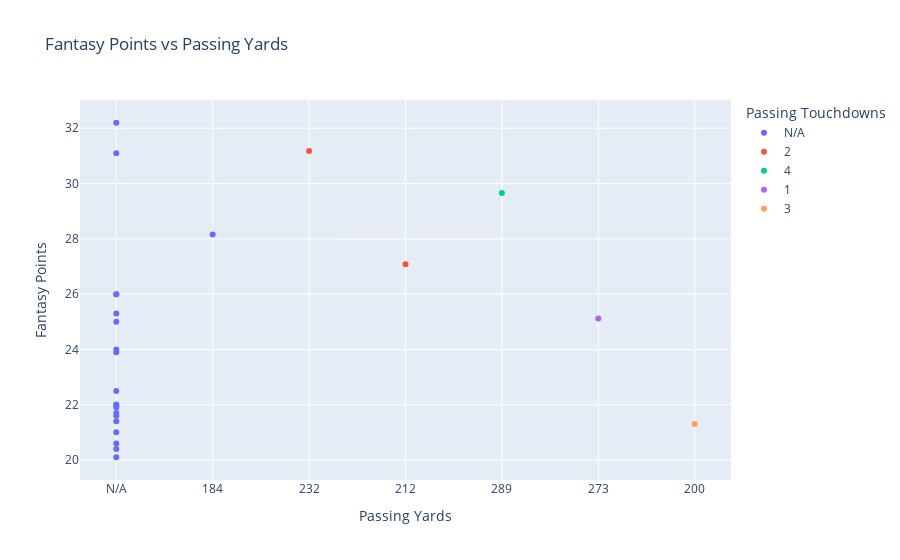

The code cell stored with this chart in its notebook:
### Code cell
chart = px.scatter(
    clean_nfl_df(tables), 
    x='Pass Yds', 
    y='Fan Pts', 
    color='Pass TD', 
    hover_data=['Name', 'Team'],
    labels={
        'Pass Yds': 'Passing Yards',
        'Fan Pts': 'Fantasy Points',
        'Pass TD': 'Passing Touchdowns'
    },
    title='Fantasy Points vs Passing Yards'
)

chart.show()

### Figure 1 — Plotly figure (JSON) as saved in the notebook; plotly's stock layout.template omitted (floating-point values rounded to 4 significant figures)
{"data": [{"customdata": [["Saquon Barkley", "Phi"], ["Jayden Reed", "GB"], ["Jayden Daniels", "Was"], ["Chris Boswell", "Pit"], ["Jake Moody", "SF"], ["Joe Mixon", "Hou"], ["Cooper Kupp", "LAR"], ["Chicago", "Chi"], ["Allen Lazard", "NYJ"], ["Tyreek Hill", "Mia"], ["Blake Grupe", "NO"], ["Minnesota", "Min"], ["Jameson Williams", "Det"], ["Jordan Mason", "SF"], ["Isaiah Likely", "Bal"], ["J.K. Dobbins", "LAC"], ["Brandon Aubrey", "Dal"], ["Mike Evans", "TB"], ["A.J. Brown", "Phi"], ["Rhamondre Stevenson", "NE"]], "hovertemplate": "Passing Touchdowns=N/A<br>Passing Yards=%{x}<br>Fantasy Points=%{y}<br>Name=%{customdata[0]}<br>Team=%{customdata[1]}<extra></extra>", "legendgroup": "N/A", "marker": {"color": "#636efa", "symbol": "circle"}, "mode": "markers", "name": "N/A", "orientation": "v", "showlegend": true, "type": "scatter", "x": ["N/A", "N/A", "184", "N/A", "N/A", "N/A", "N/A", "N/A", "N/A", "N/A", "N/A", "N/A", "N/A", "N/A", "N/A", "N/A", "N/A", "N/A", "N/A", "N/A"], "xaxis": "x", "y": [32.2, 31.1, 28.16, 26, 26, 25.3, 25, 24, 23.9, 22.5, 22, 22, 21.9, 21.7, 21.6, 21.4, 21, 20.6, 20.4, 20.1], "yaxis": "y"}, {"customdata": [["Josh Allen", "Buf"], ["Anthony Richardson", "Ind"]], "hovertemplate": "Passing Touchdowns=2<br>Passing Yards=%{x}<br>Fantasy Points=%{y}<br>Name=%{customdata[0]}<br>Team=%{customdata[1]}<extra></extra>", "legendgroup": "2", "marker": {"color": "#EF553B", "symbol": "circle"}, "mode": "markers", "name": "2", "orientation": "v", "showlegend": true, "type": "scatter", "x": ["232", "212"], "xaxis": "x", "y": [31.18, 27.08], "yaxis": "y"}, {"customdata": [["Baker Mayfield", "TB"]], "hovertemplate": "Passing Touchdowns=4<br>Passing Yards=%{x}<br>Fantasy Points=%{y}<br>Name=%{customdata[0]}<br>Team=%{customdata[1]}<extra></extra>", "legendgroup": "4", "marker": {"color": "#00cc96", "symbol": "circle"}, "mode": "markers", "name": "4", "orientation": "v", "showlegend": true, "type": "scatter", "x": ["289"], "xaxis": "x", "y": [29.66], "yaxis": "y"}, {"customdata": [["Lamar Jackson", "Bal"]], "hovertemplate": "Passing Touchdowns=1<br>Passing Yards=%{x}<br>Fantasy Points=%{y}<br>Name=%{customdata[0]}<br>Team=%{customdata[1]}<extra></extra>", "legendgroup": "1", "marker": {"color": "#ab63fa", "symbol": "circle"}, "mode": "markers", "name": "1", "orientation": "v", "showlegend": true, "type": "scatter", "x": ["273"], "xaxis": "x", "y": [25.12], "yaxis": "y"}, {"customdata": [["Derek Carr", "NO"]], "hovertemplate": "Passing Touchdowns=3<br>Passing Yards=%{x}<br>Fantasy Points=%{y}<br>Name=%{customdata[0]}<br>Team=%{customdata[1]}<extra></extra>", "legendgroup": "3", "marker": {"color": "#FFA15A", "symbol": "circle"}, "mode": "markers", "name": "3", "orientation": "v", "showlegend": true, "type": "scatter", "x": ["200"], "xaxis": "x", "y": [21.3], "yaxis": "y"}], "layout": {"legend": {"title": {"text": "Passing Touchdowns"}, "tracegroupgap": 0}, "title": {"text": "Fantasy Points vs Passing Yards"}, "xaxis": {"anchor": "y", "domain": [0, 1], "title": {"text": "Passing Yards"}}, "yaxis": {"anchor": "x", "domain": [0, 1], "title": {"text": "Fantasy Points"}}}}
